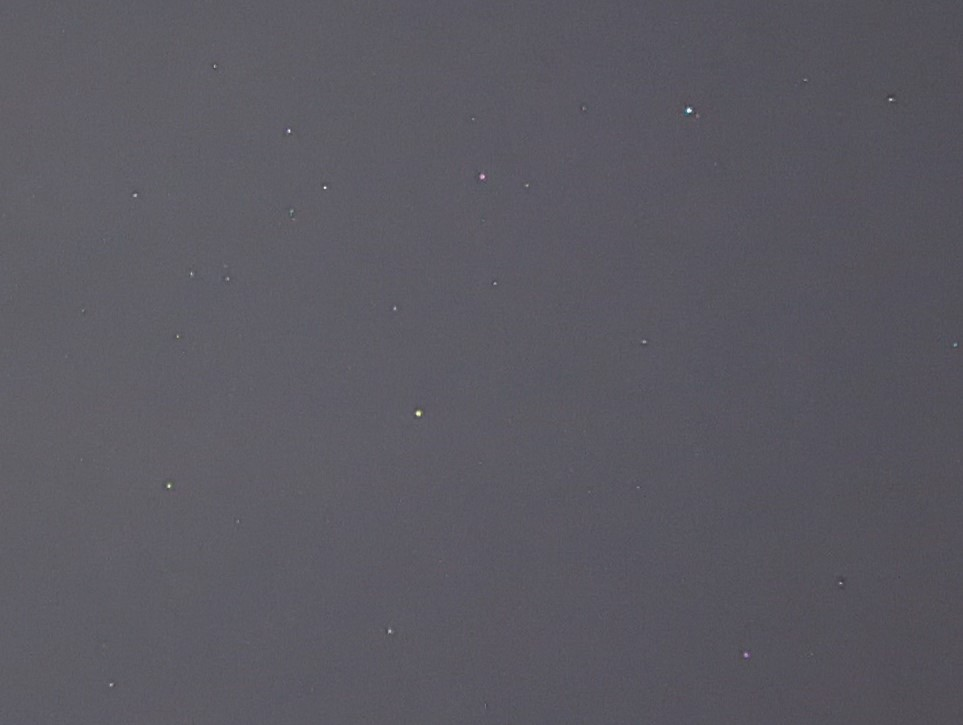
#> input picture astro_deconvo/original_images/PXL-4-cropped.jpg, 963 x 725 px, found by its file name
$ jupyter execute --allow-errors flouteur.ipynb
#> lines starting #> are read from the running program, lines starting #| are printed output that depends on the picture; after the words box and inside, x2 and y2 are one past the last pixel; in counts of white or black regions, pixels touching at a corner belong together
[cell 1]
import cv2
import numpy as np
from scipy.signal import correlate

[cell 2]
def blur(img, kernel):
    '''
    Floute une image avec noyau constant.

    img: un tableau de shape height x width x 3
    ker: un tableau qui peut avoir des dimensions différentes de l'image
    '''
    output = np.zeros(img.shape)
    for i in range(img.shape[-1]):
        output[:,:,i] = correlate(img[:,:,i], kernel, mode='same')

    return output

[cell 3]
test = np.ones((10,10,3))
ker_test = np.ones((5,2))
blur(test,ker_test)

[cell 4]
def to_polar(img, center = [0,0]):
    result = np.zeros(())

# [9 lines left out: function circonvolution, not called in this run]

[cell 5]
# [30 lines left out: function radial_ellipse_blur, not called in this run]

[cell 6]
# [16 lines left out: function transform_image, not called in this run]

[cell 7]
def circular_motion_blur(image, center=(0, 0), angle_range=30, num_steps=30):
    acc = np.zeros_like(image, dtype=np.float32)
    angles = np.linspace(-angle_range / 2, angle_range / 2, num_steps)
    for angle in angles:
        M = cv2.getRotationMatrix2D(center, angle, 1)
        rotated = cv2.warpAffine(image, M, (image.shape[1], image.shape[0]),
                                 flags=cv2.INTER_LINEAR, borderMode=cv2.BORDER_REFLECT)
        acc += rotated.astype(np.float32)
    blurred = (acc / num_steps).astype(image.dtype)
    return blurred

[cell 8]
from matplotlib import pyplot as plt

image = cv2.imread("D:\Ecole\Git_deconvolution_astro\\astro_deconvo\original_images\PXL-4-cropped.jpg")
#> image is the input picture: shape (725, 963, 3); mean B, G, R 97.8, 89.4, 90.9
image = cv2.imread("D:\Ecole\Git_deconvolution_astro\\astro_deconvo\original_images\python_generated\generated_1.jpg")
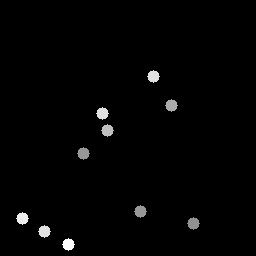
#> input picture astro_deconvo/original_images/python_generated/generated_1.jpg, 256 x 256 px, found by its file name
#> image is the input picture: shape (256, 256, 3); min 0, max 255, mean 3.4

output = circular_motion_blur(image, angle_range=4)
#> the loop in circular_motion_blur, `for angle in angles:` made 30 passes
#> pass 1, in circular_motion_blur, `rotated = cv2.warpAffine(image, M, (image.shape[1], image.shape[0]), f..`:
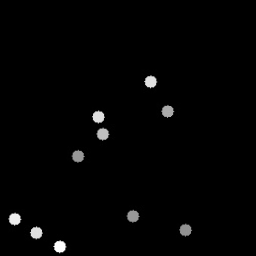
#> rotated: shape (256, 256, 3); min 0, max 254, mean 3.4
#> pass 2, in circular_motion_blur, `acc += rotated.astype(np.float32)`:
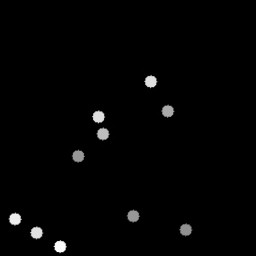
#> acc: shape (256, 256, 3) float32; min 0, max 509, mean 6.9; drawn with min black and max white
#> after the loop in circular_motion_blur, `for angle in angles:`:
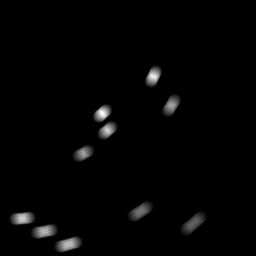
#> acc: shape (256, 256, 3) float32; 9.76% of pixels changed, all inside (x1, y1, x2, y2) = (9, 58, 208, 256); drawn with min black and max white
plt.imshow(output)

[cell 9]
plt.imshow(image)

[cell 10]
cv2.imwrite('D:\Ecole\Git_deconvolution_astro\\astro_deconvo\original_images\python_generated\\1-rotation_blur.jpg', output)
#> Out = True

[cell 11]
from skimage.transform import resize
from scipy.signal import convolve2d

# [77 lines left out: functions generate_radial_psf, moffat_psf, resize_image, create_blurred_image, not called in this run]

#> (a cell that did not finish here is left out)

[cell 13]
cv2.imwrite('D:\Ecole\Git_deconvolution_astro\\astro_deconvo\original_images\python_generated\\1-moffat_blur.jpg', output)
#> Out = True
